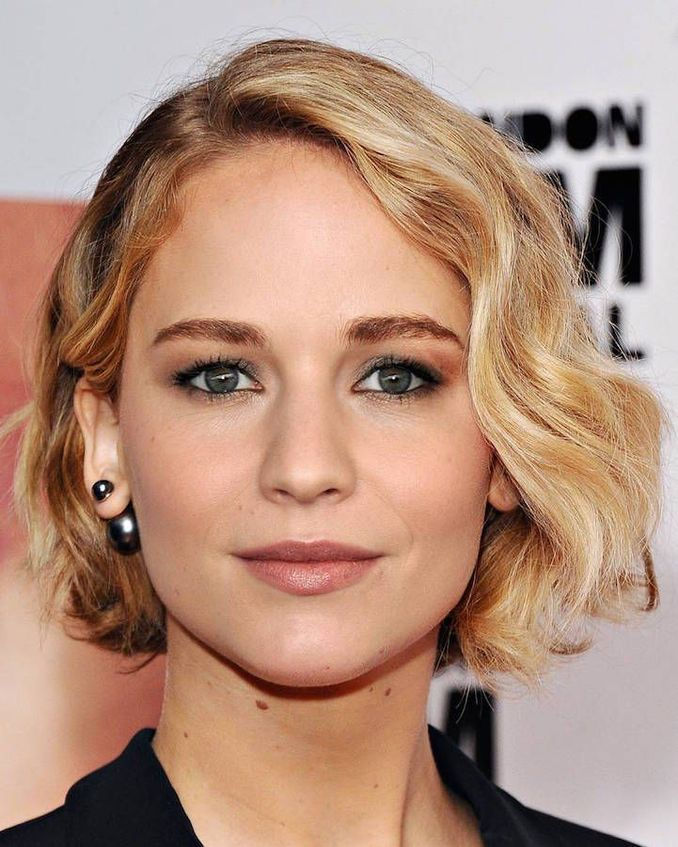
#> input picture homework/src.jpg, 678 x 847 px
$ python hw16.py
#> lines starting #> are read from the running program, lines starting #| are printed output that depends on the picture
import cv2 as cv
import sys


def reading_showing_img():
    img=cv.imread(cv.samples.findFile("src.jpg"))
#> img is the input picture: shape (847, 678, 3); mean B, G, R 124.8, 143.5, 179.1
    print(type(img), img)
#> (printed output is left out)
    if img is None:
        sys.exit("not found")
    cv.imshow("Display window", img)
    cv.imshow("Display window cropped", img[0:600, 0:500])  #  y1:y2, x1:x2
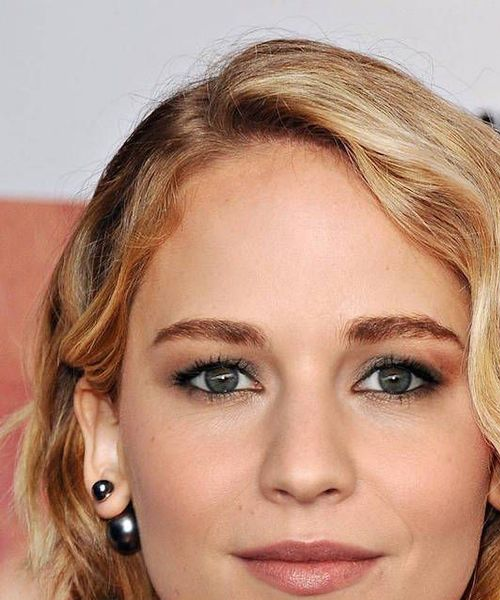
#> window 'Display window cropped': shape (600, 500, 3); mean B, G, R 124.8, 145.3, 185.9
    k=cv.waitKey(0)
#> (key Esc is pressed here)


reading_showing_img()
